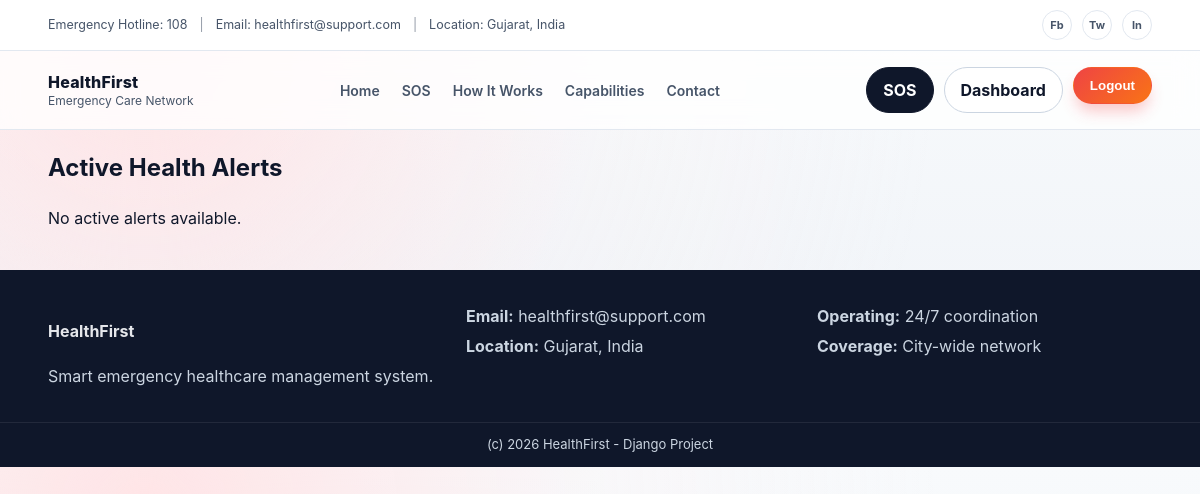
Before: /alerts/citizen/ (signed in) with the older database file.
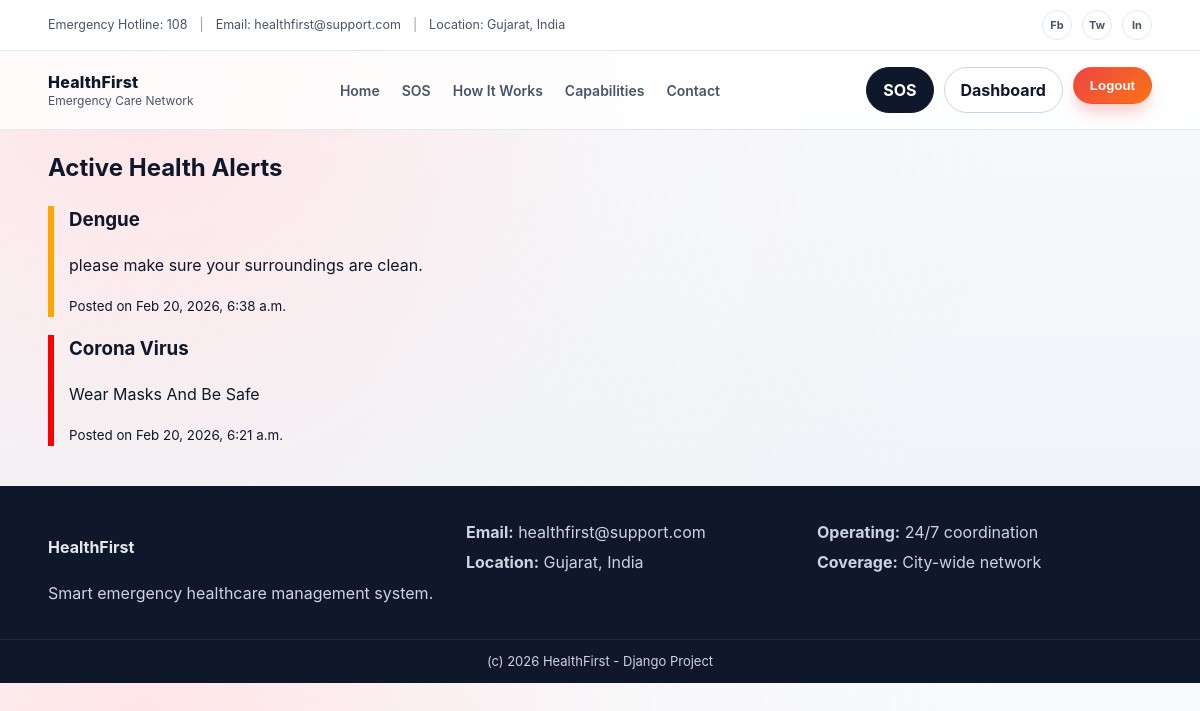
After: the same page with the newer database file.
### alerts/models.py (models this page shows, shortened)
class Alert(models.Model):
    SEVERITY_CHOICES = (
        ("LOW", "Low"),
        ("MEDIUM", "Medium"),
        ("CRITICAL", "Critical"),
    )
    title = models.CharField(max_length=200)
    message = models.TextField()
    severity = models.CharField(max_length=10, choices=SEVERITY_CHOICES, default="LOW")
    created_by = models.ForeignKey(User, on_delete=models.CASCADE)
    created_at = models.DateTimeField(auto_now_add=True)
    is_active = models.BooleanField(default=True)

### alerts/views.py (the view)
# urls.py: path("citizen/", views.citizen_alerts, name="citizen_alerts"),
@login_required
def citizen_alerts(request):
    alerts = Alert.objects.all().order_by("-created_at")
    return render(request, "alerts/citizen_alerts.html", {"alerts": alerts})

### templates/alerts/citizen_alerts.html (shortened to what this page needs)
{% extends "base.html" %}
{% block content %}
<div class="container">
  <h2>Active Health Alerts</h2>
  {% for alert in alerts %}
    <div class="card" style="
      margin-bottom: 15px;
      border-left: 6px solid
        {% if alert.severity == 'CRITICAL' %}red
        {% elif alert.severity == 'MEDIUM' %}orange
        {% else %}green
        {% endif %};
      padding-left: 15px;">
      <h3>{{ alert.title }}</h3>
      <p>{{ alert.message }}</p>
      <small>Posted on {{ alert.created_at|date:"M d, Y, g:i a" }}</small>
    </div>
  {% empty %}
    <p>No active alerts available.</p>
  {% endfor %}
</div>
{% endblock %}

### templates/base.html (shortened to what this page needs)
{% load static %}
<!doctype html>
<html lang="en">
<head>
  <link rel="stylesheet" href="{% static 'css/main.css' %}">
</head>
<body>
  <div class="topbar">
    <div class="container topbar-inner">
      <div class="topbar-left">
        <span>Emergency Hotline: 108</span>
        <span class="dot">|</span>
        <span>Email: healthfirst@support.com</span>
        <span class="dot">|</span>
        <span>Location: Gujarat, India</span>
      </div>
      <div class="topbar-right">
        <a href="#" aria-label="facebook">Fb</a>
        <a href="#" aria-label="twitter">Tw</a>
        <a href="#" aria-label="linkedin">In</a>
      </div>
    </div>
  </div>
  <header class="navbar">
    <div class="container nav-inner">
      <a class="brand" href="{% url 'landing' %}">
        <div>
          <div class="brand-title">HealthFirst</div>
          <div class="brand-sub">Emergency Care Network</div>
        </div>
      </a>
      <nav class="menu">
        <a href="{% url 'landing' %}">Home</a>
        <a href="{% url 'landing' %}#sos">SOS</a>
        <a href="{% url 'landing' %}#workflow">How It Works</a>
        <a href="{% url 'landing' %}#capabilities">Capabilities</a>
        <a href="{% url 'landing' %}#contact">Contact</a>
      </nav>
      <div class="nav-actions">
        <a class="btn btn-sos" href="{% url 'login' %}">SOS</a>
        {% if request.user.is_authenticated %}
          <a class="btn btn-outline" href="{% url 'dashboard' %}">Dashboard</a>
          <form method="post" action="{% url 'logout' %}" style="display:inline;">
            <button class="btn btn-primary" type="submit">Logout</button>
          </form>
        {% else %}
          <a class="btn btn-ghost" href="{% url 'login' %}">Login</a>
          <a class="btn btn-primary" href="{% url 'register' %}">Get Started</a>
        {% endif %}
      </div>
    </div>
  </header>
  {% block content %}{% endblock %}
  <footer class="footer" id="contact">
    <div class="container footer-inner">
      <div>
        <h4>HealthFirst</h4>
        <p>Smart emergency healthcare management system.</p>
      </div>
      <div>
        <p><b>Email:</b> healthfirst@support.com</p>
        <p><b>Location:</b> Gujarat, India</p>
      </div>
      <div>
        <p><b>Operating:</b> 24/7 coordination</p>
        <p><b>Coverage:</b> City-wide network</p>
      </div>
    </div>
    <div class="footer-bottom">(c) {% now "Y" %} HealthFirst - Django Project</div>
  </footer>
</body>
</html>

### static/css/main.css (style rules this page uses)
:root { --brand: #ef4444; --brand-dark: #c81e1e; --midnight: #0f172a; --slate: #475569; --bg: #f7fafc; --panel: #ffffff; --border: #e2e8f0; --shadow: 0 20px 25px -5px rgba(15, 23, 42, 0.1), 0 8px 10px -6px rgba(15, 23, 42, 0.05); --shadow-soft: 0 4px 6px -1px rgba(15, 23, 42, 0.06), 0 2px 4px -2px rgba(15, 23, 42, 0.04); }
* { box-sizing: border-box; -webkit-font-smoothing: antialiased; }
body { margin: 0; font-family: 'Inter', Manrope, "Segoe UI", Arial, sans-serif; color: var(--midnight); background: radial-gradient(circle at 12% 10%, #ffe4e6 0%, rgba(255, 228, 230, 0.1) 40%, transparent 70%), linear-gradient(180deg, #f8fafc 0%, #eef2f7 100%); line-height: 1.5; }
a { text-decoration: none; color: inherit; transition: all 0.2s ease; }
.container { width: min(1150px, 92%); margin: auto; }
.topbar { background: #fff; border-bottom: 1px solid var(--border); }
.topbar-inner { display: flex; justify-content: space-between; align-items: center; padding: 10px 0; font-size: 12.5px; color: var(--slate); }
.topbar-left { display: flex; gap: 12px; align-items: center; flex-wrap: wrap; }
.topbar-left .dot { opacity: .6; }
.topbar-right { display: flex; gap: 10px; }
.topbar-right a { width: 30px; height: 30px; border: 1px solid var(--border); border-radius: 50%; display: grid; place-items: center; color: var(--slate); font-weight: 700; font-size: 11px; }
.navbar { background: rgba(255, 255, 255, 0.8); backdrop-filter: blur(12px); -webkit-backdrop-filter: blur(12px); position: sticky; top: 0; z-index: 50; border-bottom: 1px solid var(--border); }
.nav-inner { display: flex; justify-content: space-between; align-items: center; padding: 16px 0; gap: 16px; }
.brand { display: flex; align-items: center; gap: 12px; }
.brand-title { font-weight: 800; letter-spacing: .2px; }
.brand-sub { font-size: 12px; color: var(--slate); margin-top: -2px; }
.menu { display: flex; gap: 22px; align-items: center; }
.menu a { font-size: 14px; color: var(--slate); font-weight: 600; }
.nav-actions { display: flex; gap: 10px; flex-wrap: wrap; }
.btn { display: inline-flex; align-items: center; justify-content: center; padding: 10px 16px; border-radius: 999px; font-weight: 700; border: 1px solid transparent; transition: all 0.2s cubic-bezier(0.4, 0, 0.2, 1); cursor: pointer; }
.btn-primary { background: linear-gradient(135deg, var(--brand) 0%, #f97316 100%); color: #fff; box-shadow: 0 10px 15px -3px rgba(239, 68, 68, 0.3); }
.btn-outline { background: #fff; border-color: #cbd5e1; color: var(--midnight); }
.btn-sos { background: var(--midnight); color: #fff; border-color: var(--midnight); animation: sos-glow 2s infinite; }
.footer { background: #0f172a; color: #e5e7eb; margin-top: 40px; }
.footer-inner { display: grid; grid-template-columns: 1.2fr 1fr 1fr; gap: 16px; padding: 28px 0; }
.footer p { margin: 6px 0; color: #cbd5e1; }
.footer-bottom { border-top: 1px solid rgba(255, 255, 255, 0.08); padding: 12px 0; text-align: center; color: #cbd5e1; font-size: 13px; }

Changed rows visible on the page:
added Alert: title "Dengue", message "please make sure your surroundings are clean.", created_at "Feb 20, 2026, 6:38 a.m.", severity "MEDIUM" (drawn)
added Alert: title "Corona Virus", message "Wear Masks And Be Safe", created_at "Feb 20, 2026, 6:21 a.m.", severity "CRITICAL" (drawn)
Other visible differences:
text no longer shown: "No active alerts available."
